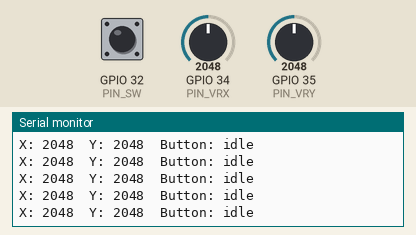
This sketch was run on a simulated ESP32. Shown: the last lines printed to the serial monitor. Inputs (shaded band) come from the test bench; at power-on: GPIO 32 (PIN_SW) HIGH, GPIO 34 (PIN_VRX) = 2048, GPIO 35 (PIN_VRY) = 2048.

Above: at 1.5 s.
1.6 s: GPIO 32 (PIN_SW) pulled LOW for 0.25 s
At 1.87 s:
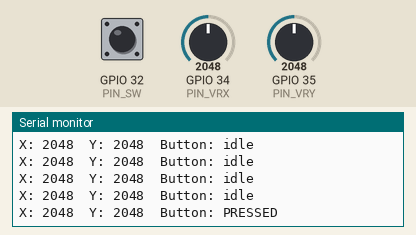
3.3 s: GPIO 34 (PIN_VRX) set to 2866
At 3.47 s:
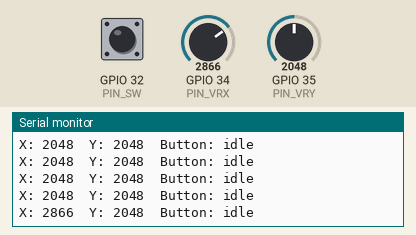
4.8 s: GPIO 35 (PIN_VRY) set to 2866
At 4.88 s:
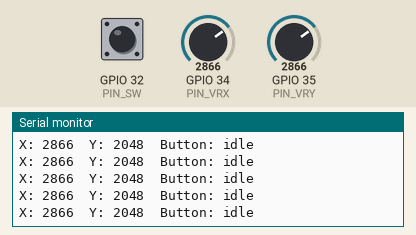
6.3 s: GPIO 32 (PIN_SW) pulled LOW for 1 s
At 6.48 s:
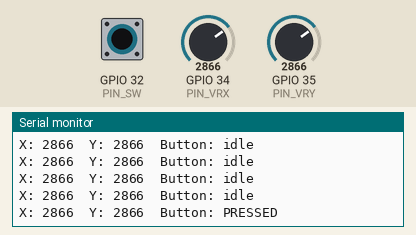
8.8 s: GPIO 34 (PIN_VRX) set to 3603
At 8.89 s:
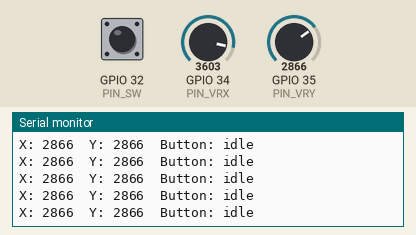
10.3 s: GPIO 35 (PIN_VRY) set to 3603
At 10.49 s:
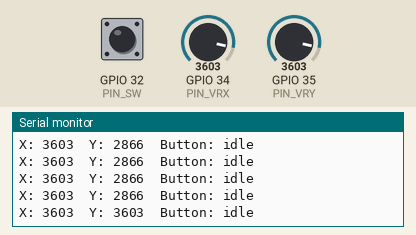
Timing chart, 0 to 12.8 s (numbered marks = the images above; inputs shaded):
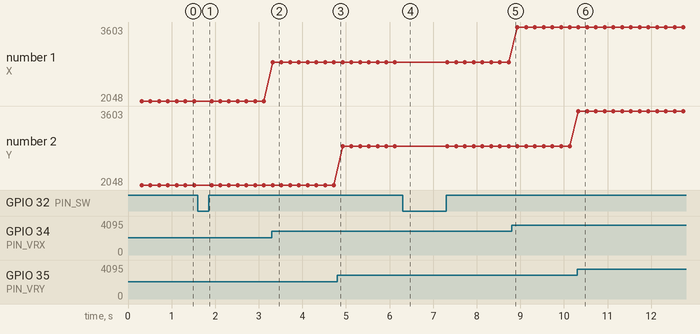

The sketch:

joystick_raw_test.ino
```cpp
/*
 * Joystick Raw Test
 * ------------------
 * Standalone diagnostic sketch - no BLE, no debounce logic.
 * Just prints raw ADC readings and button state so you can confirm
 * the HW-504 joystick and the ESP32 pins are working correctly
 * before wiring anything else in.
 *
 * Wiring (3.3V, not 5V - see project README for why):
 *   VRx -> GPIO34
 *   VRy -> GPIO35
 *   SW  -> GPIO32
 *   +5V -> 3V3
 *   GND -> GND
 *
 * Open Tools -> Serial Monitor at 115200 baud after uploading.
 */

#define PIN_VRX 34
#define PIN_VRY 35
#define PIN_SW  32

void setup() {
  Serial.begin(115200);
  delay(300);
  pinMode(PIN_SW, INPUT_PULLUP);
  Serial.println("Joystick raw test starting.");
  Serial.println("Move the stick through its full range and press the button.");
  Serial.println("Expect: X/Y roughly 0-4095, resting near ~2048. Button reads 1 (idle) / 0 (pressed).");
  Serial.println();
}

void loop() {
  int x = analogRead(PIN_VRX);
  int y = analogRead(PIN_VRY);
  int sw = digitalRead(PIN_SW);

  Serial.print("X: ");
  Serial.print(x);
  Serial.print("\tY: ");
  Serial.print(y);
  Serial.print("\tButton: ");
  Serial.println(sw == LOW ? "PRESSED" : "idle");

  delay(200);
}
```

Measured:
- after the input at 1.6 s, the serial monitor: prints a new line after 0.12 s (image 1)
- after the input at 3.3 s, the serial monitor: prints a new line at once (image 2)
- after the input at 6.3 s, the serial monitor: prints a new line at once (image 4)
- after the input at 10.3 s, the serial monitor: prints a new line at once (image 6)
- plotted number 1: 2048 → 2866 after the input at 3.3 s, 2866 → 3603 after the input at 8.8 s
